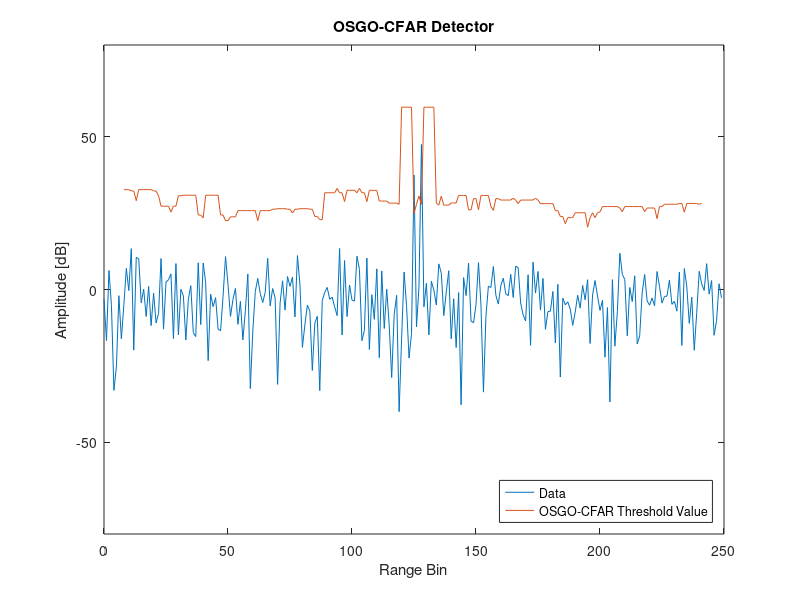

Reproduce this figure in MATLAB.
%% File information
% Written by M. Y. Martin (MRTMOG014)
% EEE4022S (2018)
% OSGO_CFAR_Threshold.m: Simulate OSGO-CFAR detector with Gaussian data

%% OSGO-CFAR detector
clc;
close all;
clear;

% define inputs and parameters
D = 250;                                % length of data; number of samples
N = 16;                                 % length of window
Np = 1;                                 % number of pulses
j = 1i;                                 % use j as sqrt(-1)
PFA = 10^-6;                            % desired PFA
SNRdB = 20;                             % SNR in Decibels
SNR = 10^(SNRdB/10);                    % Decibels to linear SNR
k = round(5*N/12);                      % k-factor for OS-CFAR

% include multiple targets
t = 2;                                  % number of targets and interfering targets (max 3); default is 1

% include clutter edge
v = 1;                                  % variance of noise in clutter edge; v = 1 => no clutter edge (default)
d = -1;                                  % number of samples from centre to clutter edge start (distance)

% 1xD matrix of complex Gaussian noise: (I + jQ)/sqrt(2); v scales second part => clutter edge
noise = [((randn(1,(D/2) + d) + j.*randn(1,(D/2) + d))/sqrt(2)),(sqrt(v)*(randn(1,(D/2) - d) + j.*randn(1,(D/2) - d))/sqrt(2))];
    
target_voltage = sqrt(SNR);
target_signal = target_voltage*(randn(1,t) + j.*randn(1,t))/sqrt(2);
signal1 = noise; % noise only; H0
for y = 0:(t - 1)   % update signal with targets from centre of data at intervals of 3 samples
    signal1((D/2) + 1 + 3*y) = signal1((D/2) + 1 + 3*y) + target_signal(y + 1);  % H1
end

% square law detector after target is added
signal = abs(signal1).^2;

% compute OSGO-CFAR interference statistic 'g'
g = zeros(D,1);
for CUT = (N/2 + 1):1:(D - N/2)    % first N/2 and last N/2 samples in signal will NOT become the CUT (eg. 9 to 392)
    lagging_sorted = sort(signal((CUT - N/2):(CUT - 1)));    % sort lagging window samples in ascending order
    leading_sorted = sort(signal((CUT + 1):(CUT + N/2)));    % sort leading window samples in ascending order
    if leading_sorted(k) > lagging_sorted(k)
        g(CUT) = leading_sorted(k);
    else
        g(CUT) = lagging_sorted(k);
    end
end

% compute OS-CFAR constant 'a' for desired PFA
PFA_error = inf;

for a_i = 0:0.05:100
    PFA_temp = 0;
    
    for m = 0:((N/2) - k)
        for p = 0:((N/2) - k)
            PFA_temp = PFA_temp + (factorial(((N/2) - k))./(factorial(m).*factorial((N/2) - k - m))).*...
                (factorial(((N/2) - k))./(factorial(p).*factorial((N/2) - k - p))).*...
                ((-1).^(N - (2*k) - m - p)./((N/2) - p)).*...
                (gamma(N - m - p).*gamma(a_i + 1)./gamma(N - m - p + a_i + 1));
        end
    end
    
    PFA_temp = (2*(k.^2)*(factorial(N/2)./(factorial((N/2) - k).*factorial(k))).^2).*PFA_temp;
    
    if abs(PFA_temp - PFA) < PFA_error
        a = a_i;
        PFA_error = abs(PFA_temp - PFA);
    end
end

% compute detection threshold 'T'
T = a.*g;

% plot the threshold and noise
x = 0:(D - 1); % x-axis sample number
figure;
plot(x,20*log10(signal),x,20*log10(T));
xlabel('Range Bin');
ylabel('Amplitude [dB]');
ylim([-80 80]);
title('OSGO-CFAR Detector');
lgd = legend('Data','OSGO-CFAR Threshold Value');
set(lgd,'Location','SouthEast');
